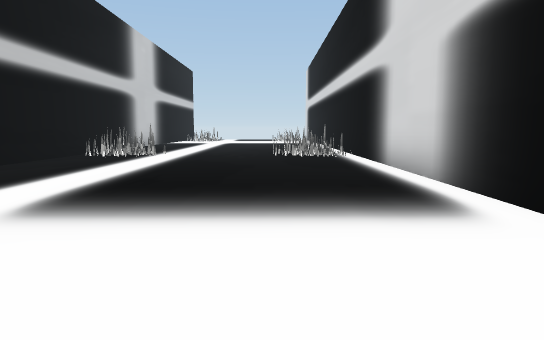
View 1 (above)

16 first-person views from a walk through a 3-D level made in the Unity game engine. The camera is 1.4 m above the floor, tilts 6° down and sees 70° across. The floor is counted in squares, 2 m on a side. Each view is taken from the middle of a square. On the plan, view 1 faces up. The plan holds only what a view shows up to about 11 squares ahead; the rest is blank. The place goes on beyond the plan. The player character is not drawn. Some animated figures are left out. Some surface patterns are stand-ins.

View 2
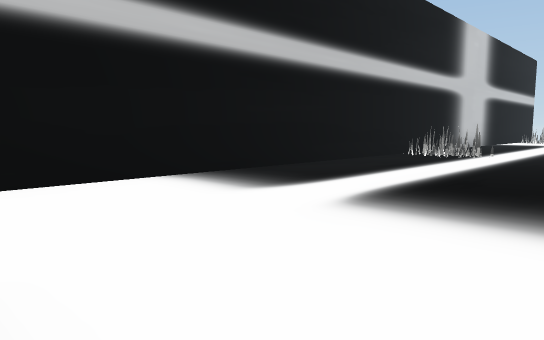

View 3
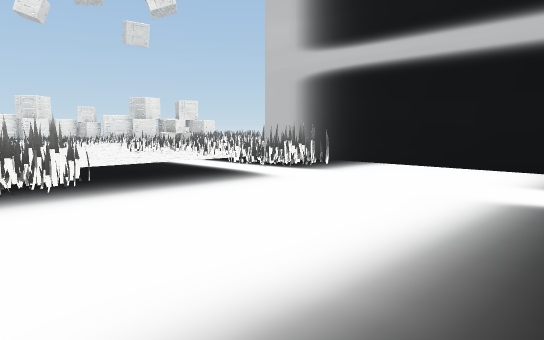

View 4
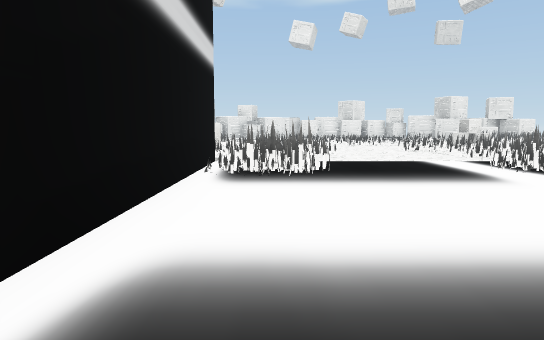

View 5
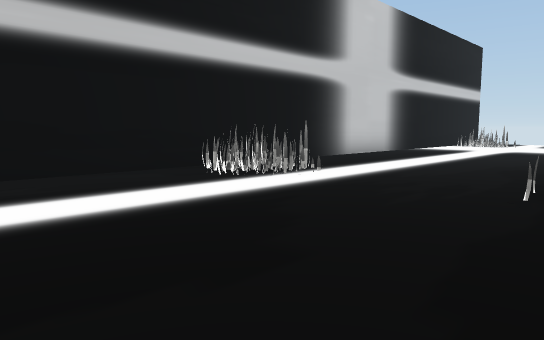

View 6
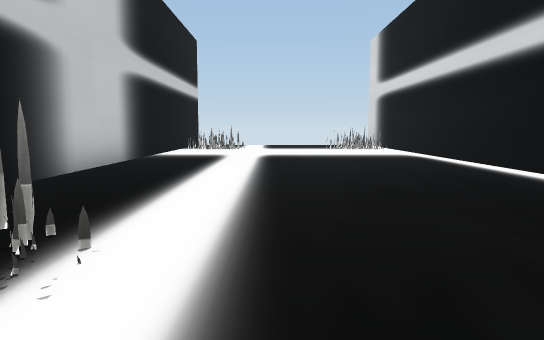

View 7
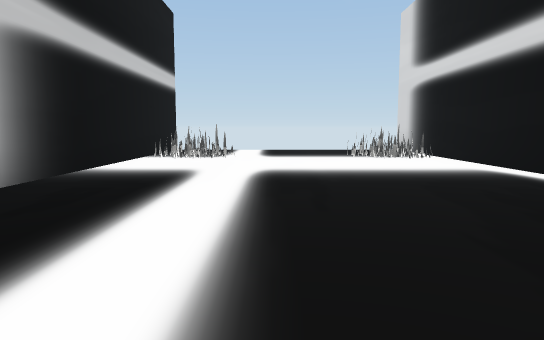

View 8
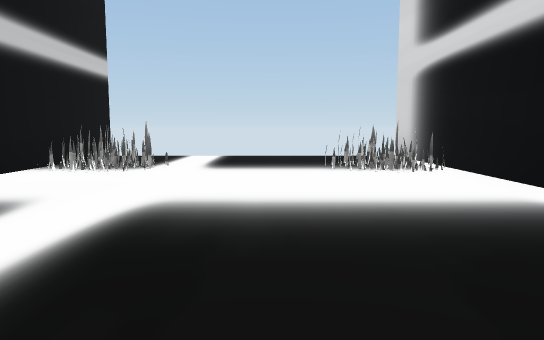

View 9
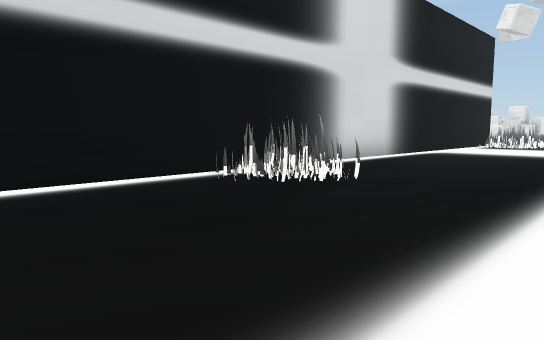

View 10
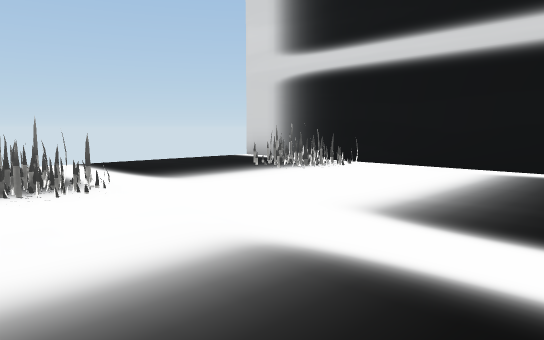

View 11
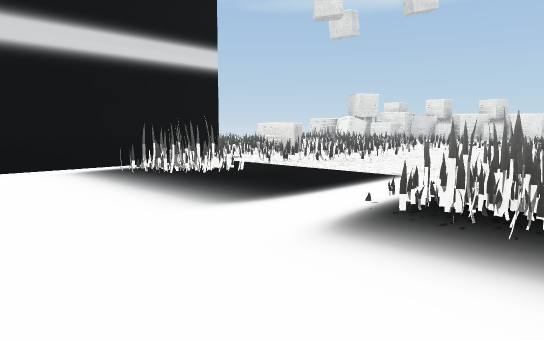

View 12
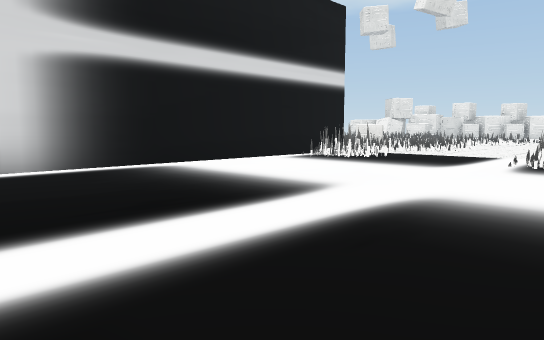

View 13
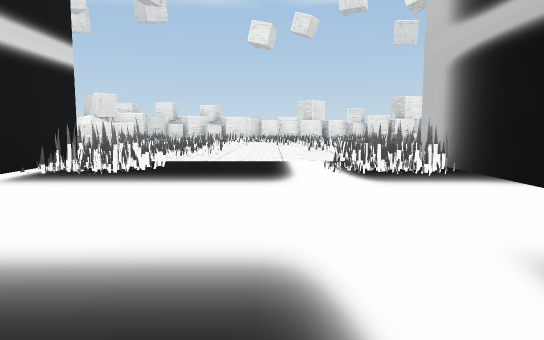

View 14
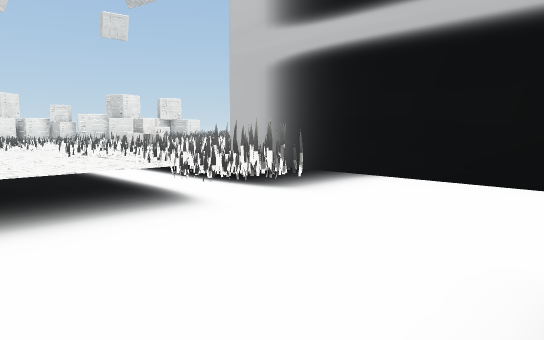

View 15
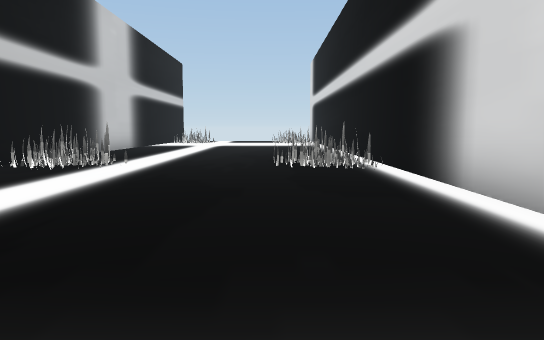

View 16
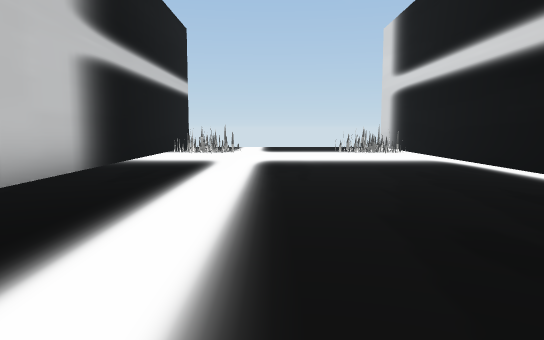

### Floor plan
Key: @ floor where view 1 was taken; # wall or solid block; x gap in a wall; . floor; = window, fence, low wall or low ledge.
Columns run from 6 left of view 1 to 3 right of it. Each row starts with its distance up from view 1.
 26 x .......x
 25 # .......#
 24  ##...####
 23 ####..###
 22 #.# ... ##
 21 #........#
 20 #........#
 19 #........#
 18 #........#
 17 #........#
 16 #........#
 15 #........#
 14 #........#
 13 #........#
 12 #........#
 11  ###..####
 10 ###=..####
  9 #........#
  8 #........#
  7 #........#
  6 #........#
  5 #........#
  4 #........#
  3 #........#
  2 #........#
  1 #........#
  0 #.....@..#
 -1 ###...####
 -2  ###..###
 -3  ###...##
 -4  #=....=.
 -5  ==...==.=
 -6 =##  ==###

Where each view was taken, in squares from view 1:
view 1: 0 up, 0 right, facing up
view 2: 0 up, 0 right, facing up-left
view 3: 4 up, 2 right, facing down-left
view 4: 5 up, 1 right, facing down
view 5: 6 up, 1 right, facing up-left
view 6: 9 up, 2 left, facing up
view 7: 13 up, 2 left, facing up
view 8: 16 up, 1 left, facing up
view 9: 15 up, 3 left, facing down-right
view 10: 18 up, 5 left, facing up-right
view 11: 2 up, 5 left, facing down-right
view 12: 7 up, 5 left, facing down-right
view 13: 5 up, 2 left, facing down
view 14: 3 up, 0 right, facing down-left
view 15: 3 up, 0 right, facing up
view 16: 11 up, 2 left, facing up
